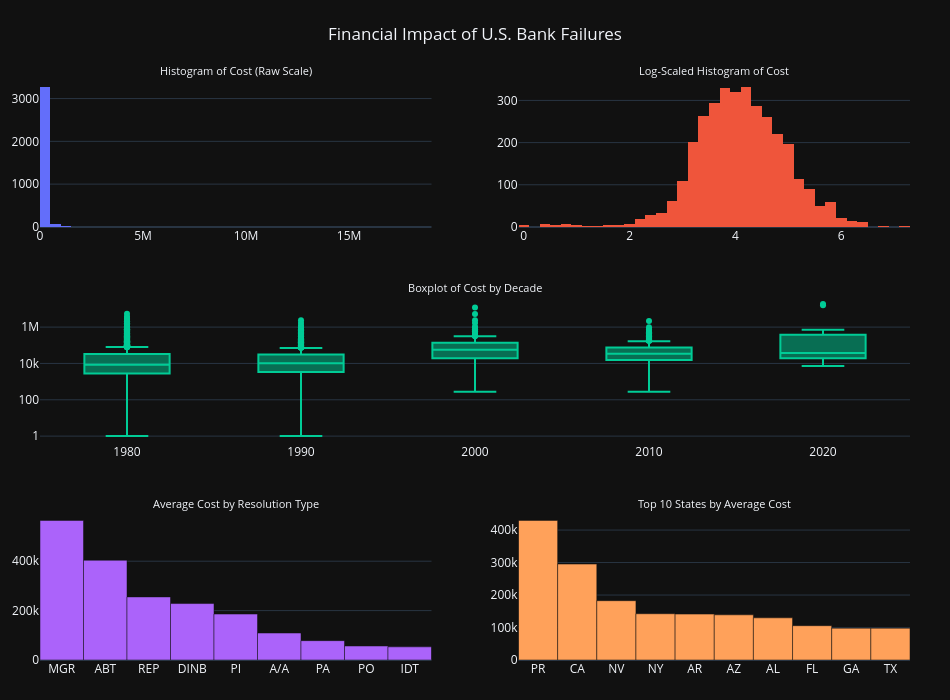

Notebook cell for this chart:
### Markdown cell above
# DASHBOARD

### Code cell
import pandas as pd
import numpy as np
import plotly.graph_objects as go
from plotly.subplots import make_subplots

# -----------------------------------
# PREPARE DATA
# -----------------------------------

# Log transformation
financial_df['Log_COST'] = np.log10(financial_df['COST'])

# Average cost by resolution type
resolution_cost = (
    financial_df
    .groupby('RESTYPE1')['COST']
    .mean()
    .reset_index()
    .sort_values(by='COST', ascending=False)
)

# Top 10 states by average cost
state_cost = (
    financial_df
    .groupby('PSTALP')['COST']
    .mean()
    .reset_index()
    .sort_values(by='COST', ascending=False)
    .head(10)
)

# -----------------------------------
# CREATE DASHBOARD LAYOUT
# -----------------------------------

fig = make_subplots(
    rows=3,
    cols=2,

    specs=[
        [{"type": "histogram"}, {"type": "histogram"}],
        [{"type": "box", "colspan": 2}, None],
        [{"type": "bar"}, {"type": "bar"}]
    ],

    subplot_titles=(
        'Histogram of Cost (Raw Scale)',
        'Log-Scaled Histogram of Cost',
        'Boxplot of Cost by Decade',
        'Average Cost by Resolution Type',
        'Top 10 States by Average Cost'
    ),

    vertical_spacing=0.12
)

# -----------------------------------
# 1. RAW HISTOGRAM
# -----------------------------------

fig.add_trace(
    go.Histogram(
        x=financial_df['COST'],
        nbinsx=50,
        name='Raw Cost'
    ),
    row=1,
    col=1
)

# -----------------------------------
# 2. LOG HISTOGRAM
# -----------------------------------

fig.add_trace(
    go.Histogram(
        x=financial_df['Log_COST'],
        nbinsx=50,
        name='Log Cost'
    ),
    row=1,
    col=2
)

# -----------------------------------
# 3. BOXPLOT BY DECADE
# -----------------------------------

fig.add_trace(
    go.Box(
        x=financial_df['Decade'],
        y=financial_df['COST'],
        name='Cost by Decade'
    ),
    row=2,
    col=1
)

# -----------------------------------
# 4. RESOLUTION TYPE BAR CHART
# -----------------------------------

fig.add_trace(
    go.Bar(
        x=resolution_cost['RESTYPE1'],
        y=resolution_cost['COST'],
        name='Resolution Type'
    ),
    row=3,
    col=1
)

# -----------------------------------
# 5. TOP STATES BAR CHART
# -----------------------------------

fig.add_trace(
    go.Bar(
        x=state_cost['PSTALP'],
        y=state_cost['COST'],
        name='States'
    ),
    row=3,
    col=2
)

# -----------------------------------
# UPDATE LAYOUT
# -----------------------------------

fig.update_layout(

    title='Financial Impact of U.S. Bank Failures',

    # Dashboard size
    height=700,
    width=950,

    template='plotly_dark',

    showlegend=False,

    title_x=0.5,

    margin=dict(
        l=40,
        r=40,
        t=80,
        b=40
    )
)

# Log scale for boxplot
fig.update_yaxes(type='log', row=2, col=1)

# Improve subplot title appearance
fig.update_annotations(font_size=11)

# Show dashboard
fig.show()

### Figure 1 — Plotly figure (JSON) as saved in the notebook; plotly's stock layout.template omitted (floating-point values rounded to 4 significant figures; data arrays with more than 128 entries replaced by an {"elided": "..."} marker saying what was removed)
{"data": [{"name": "Raw Cost", "nbinsx": 50, "type": "histogram", "x": {"elided": "3374 int values"}, "xaxis": "x", "yaxis": "y"}, {"name": "Log Cost", "nbinsx": 50, "type": "histogram", "x": {"elided": "3374 float values"}, "xaxis": "x2", "yaxis": "y2"}, {"name": "Cost by Decade", "type": "box", "x": {"elided": "3374 int values"}, "xaxis": "x3", "y": {"elided": "3374 int values"}, "yaxis": "y3"}, {"name": "Resolution Type", "type": "bar", "x": ["MGR", "ABT", "REP", "DINB", "PI", "A/A", "PA", "PO", "IDT"], "xaxis": "x4", "y": [565200.0, 403700.0, 255420, 228500.0, 186000.0, 109200.0, 78370.0, 56710.0, 53230.0], "yaxis": "y4"}, {"name": "States", "type": "bar", "x": ["PR", "CA", "NV", "NY", "AR", "AZ", "AL", "FL", "GA", "TX"], "xaxis": "x5", "y": [429700.0, 295300.0, 182600.0, 142400.0, 141300.0, 139000.0, 129800.0, 105600.0, 98090.0, 98070.0], "yaxis": "y5"}], "layout": {"annotations": [{"font": {"size": 11}, "showarrow": false, "text": "Histogram of Cost (Raw Scale)", "x": 0.225, "xanchor": "center", "xref": "paper", "y": 1, "yanchor": "bottom", "yref": "paper"}, {"font": {"size": 11}, "showarrow": false, "text": "Log-Scaled Histogram of Cost", "x": 0.775, "xanchor": "center", "xref": "paper", "y": 1, "yanchor": "bottom", "yref": "paper"}, {"font": {"size": 11}, "showarrow": false, "text": "Boxplot of Cost by Decade", "x": 0.5, "xanchor": "center", "xref": "paper", "y": 0.6267, "yanchor": "bottom", "yref": "paper"}, {"font": {"size": 11}, "showarrow": false, "text": "Average Cost by Resolution Type", "x": 0.225, "xanchor": "center", "xref": "paper", "y": 0.2533, "yanchor": "bottom", "yref": "paper"}, {"font": {"size": 11}, "showarrow": false, "text": "Top 10 States by Average Cost", "x": 0.775, "xanchor": "center", "xref": "paper", "y": 0.2533, "yanchor": "bottom", "yref": "paper"}], "height": 700, "margin": {"b": 40, "l": 40, "r": 40, "t": 80}, "showlegend": false, "title": {"text": "Financial Impact of U.S. Bank Failures", "x": 0.5}, "width": 950, "xaxis": {"anchor": "y", "domain": [0, 0.45]}, "xaxis2": {"anchor": "y2", "domain": [0.55, 1]}, "xaxis3": {"anchor": "y3", "domain": [0, 1]}, "xaxis4": {"anchor": "y4", "domain": [0, 0.45]}, "xaxis5": {"anchor": "y5", "domain": [0.55, 1]}, "yaxis": {"anchor": "x", "domain": [0.7467, 1]}, "yaxis2": {"anchor": "x2", "domain": [0.7467, 1]}, "yaxis3": {"anchor": "x3", "domain": [0.3733, 0.6267], "type": "log"}, "yaxis4": {"anchor": "x4", "domain": [0, 0.2533]}, "yaxis5": {"anchor": "x5", "domain": [0, 0.2533]}}}
